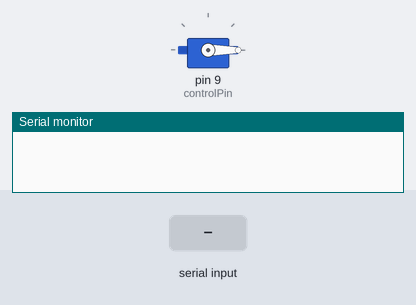
Simulated run of this sketch. Board: Arduino Uno, built with avr-gcc and run on an emulated ATmega328P. On the bench: servo, the last lines printed to the serial monitor. Inputs (shaded band) come from the test bench.

Above: at 1.2 s.
1.3 s: "close\n" received over Serial
At 2.5 s:
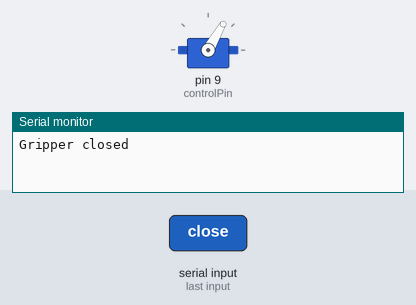
2.8 s: "open\n" received over Serial
At 3.6 s:
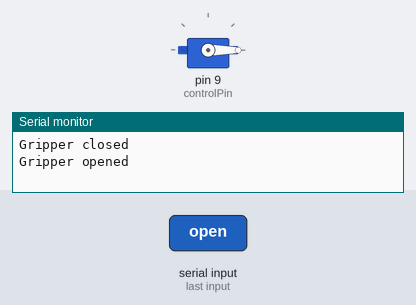
Timing chart, 0 to 5.8 s (numbered marks = the images above; inputs shaded):
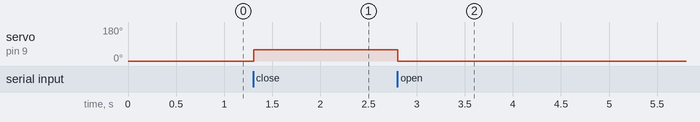

The sketch:

move_gripper.ino
```cpp
#include <Servo.h>

Servo myServo;

#define controlPin 9
#define openAngle 0
#define closeAngle 60

#define baudRate 9600

void setup() {
	// set baud rate, pwm pin, open as default
	Serial.begin(baudRate);
	myServo.attach(controlPin);
	myServo.write(openAngle);
}

void loop() {
	// check reading serial, if there is check command, otherwise print error
	if (Serial.available() > 0) {
		String cmd = Serial.readStringUntil('\n');

		if (cmd == "open") {
			myServo.write(openAngle);
			Serial.println("Gripper opened");
		}
		else if (cmd == "close") {
			myServo.write(closeAngle);
			Serial.println("Gripper closed");
		}
		else {
			Serial.print("Unknown command: ");
			Serial.println(cmd);
		}
	}
}
```

Measured:
- after the input at 1.3 s, servo on pin 9 (controlPin): 0° → 60° at once
- after the input at 2.8 s, servo on pin 9 (controlPin): 60° → 0° at once
